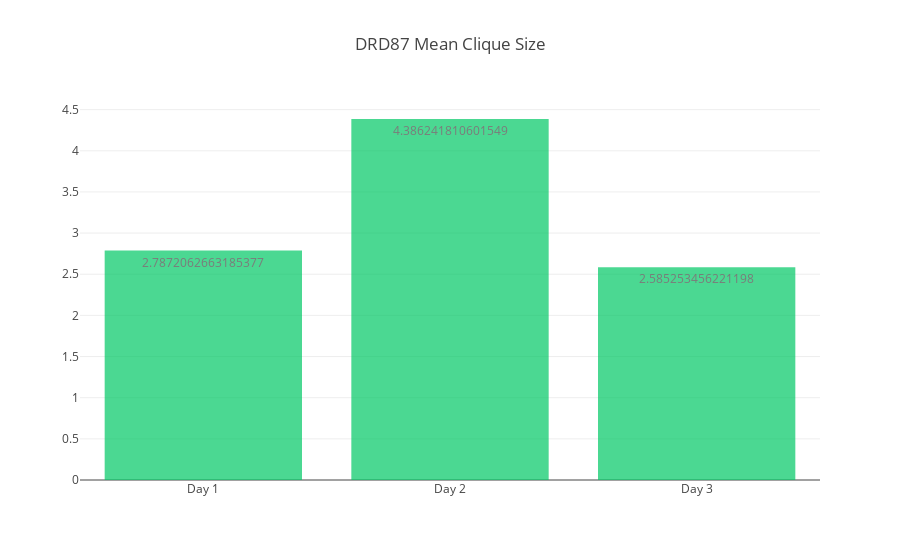

The notebook cell saved with this chart:
### Code cell
x = ["Day 1", "Day 2", "Day 3"]
y = [drd87_day1_graph.mean_clique_size, drd87_day2_graph.mean_clique_size, drd87_day3_graph.mean_clique_size]
plot_network_measures(x, y, title="DRD87 Mean Clique Size", color="rgb(0,200,100)")

### Figure 1 — Plotly figure (JSON) as saved in the notebook; plotly's stock layout.template omitted (floating-point values rounded to 4 significant figures)
{"data": [{"marker": {"color": "rgb(0,200,100)"}, "name": "1", "opacity": 0.7, "text": [2.787, 4.386, 2.585], "textposition": "auto", "type": "bar", "uid": "554e49", "x": ["Day 1", "Day 2", "Day 3"], "y": [2.787, 4.386, 2.585]}], "layout": {"autosize": true, "title": "DRD87 Mean Clique Size", "xaxis": {"autorange": true, "range": [-0.5, 2.5], "type": "category"}, "yaxis": {"autorange": true, "range": [0, 4.617], "type": "linear"}}}
